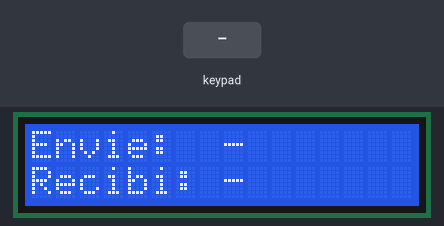
Bench run of a sketch on a simulated Arduino Mega 2560, built with avr-gcc and run on an emulated ATmega2560. Parts: 16×2 character LCD. Wiring (inferred from the signals the program sends): 4×4 keypad with keys 1 2 3 A 4 5 6 B 7 8 9 C * 0 # D: rows pin 49, pin 48, pin 47, pin 46; columns pin 42, pin 43, pin 44, pin 45; character LCD (HD44780): RS pin 37; E pin 36; data pin 22, pin 23, pin 24, pin 25, pin 26, pin 27, pin 28, pin 29. Inputs (shaded band) come from the test bench.

Above: at 1.2 s.
1.3 s: keypad keys 1 2 * pressed 0.4 s apart
At 3.0 s:
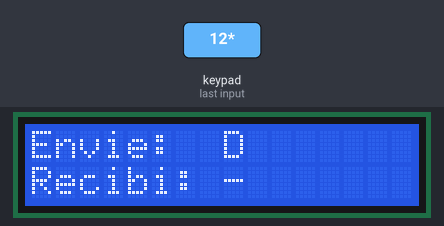
4.0 s: key '4' pressed
5.5 s: key '7' pressed
7.0 s: keypad keys 1 2 D pressed 0.4 s apart
At 8.7 s:
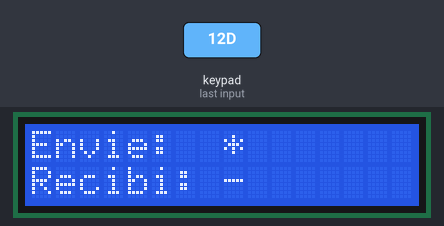
9.7 s: key '0' pressed
At 10.9 s:
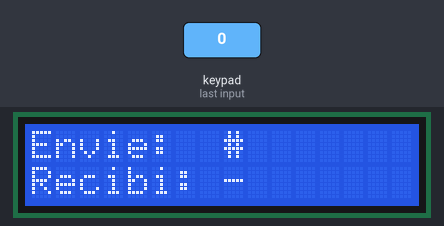
11.2 s: key '1' pressed
At 12.2 s:
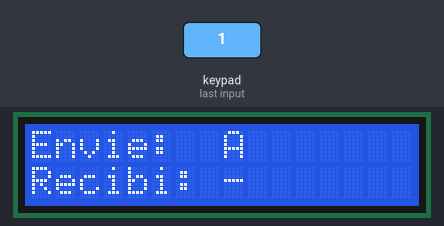
Timing chart, 0 to 13.7 s (numbered marks = the images above; inputs shaded):
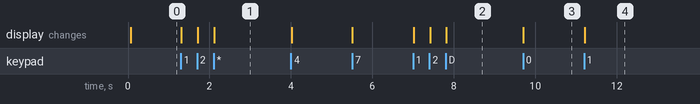

Measured:
- after the input at 1.3 s, the display: first changes at once (image 1 shows a later state)
- after the input at 7.0 s, the display: first changes at once (image 2 shows a later state)
- after the input at 9.7 s, the display: changes at once (image 3)
- after the input at 11.2 s, the display: changes at once (image 4)

The sketch:

esclavo_usart1.ino
```cpp
// =====================================================================
// REFERENCIA PROBADA EN EL ENTRENADOR (18-nov-2026). NO es parte del proyecto.
// De aquí se reutilizan, con los MISMOS nombres y estilo, el LCD
// (pulsoE, instruc, escrib, texto, lcd_iniciar) y el teclado no bloqueante
// (teclado_iniciar, teclado_escanear, teclado_nueva). La parte de USART1 no se usa.
// =====================================================================
// ESCLAVO - USART1 bidireccional - Arduino Mega 2560, 16 MHz
// El esclavo NUNCA habla por su cuenta: cada vez que le llega un byte del
// maestro, contesta de inmediato con su propia tecla (o 0 si no hay).
// La respuesta se da en la interrupción de "byte recibido" (USART1_RX_vect),
// así contesta a tiempo aunque el loop esté ocupado con el teclado o el LCD.
// Formato: 9600 baudios, 8N1. Tecla = código ASCII. 0 = "no hay tecla".
//
// LCD:  Envie:  A
//       Recibi: 5
// =====================================================================

#include <util/delay.h>
#include <avr/interrupt.h>

// ======================= LCD (PA = datos, PC0 = RS, PC1 = E) =======================
void pulsoE(void) {
  PORTC |= 0b00000010;      // E = 1
  _delay_us(1);
  PORTC &= ~0b00000010;     // E = 0 -> el LCD lee el bus
}
void instruc(uint8_t comando) {
  PORTA = comando;
  PORTC &= ~0b00000001;     // RS = 0: instrucción
  pulsoE();
  _delay_ms(2);
}
void escrib(uint8_t letra) {
  PORTA = letra;
  PORTC |= 0b00000001;      // RS = 1: dato
  pulsoE();
  _delay_us(50);
}
void texto(const char t[]) {
  uint8_t i = 0;
  while (t[i] != 0) {
    escrib(t[i]);
    i++;
  }
}
void lcd_iniciar(void) {
  DDRA = 0b11111111;
  DDRC |= 0b00000011;
  PORTC &= ~0b00000011;
  _delay_ms(50);
  instruc(0x38);            // 8 bits, 2 líneas
  instruc(0x0C);            // display ON, sin cursor
  instruc(0x06);            // incrementa
  instruc(0x01);            // borrar
}

// ======================= TECLADO (PL0..PL3 filas, PL4..PL7 columnas) =======================
const char teclas[4][4] = {
  {'1', '2', '3', 'A'},
  {'4', '5', '6', 'B'},
  {'7', '8', '9', 'C'},
  {'*', '0', '#', 'D'}
};
const uint8_t fila_activa[4] = {0b00000001, 0b00000010, 0b00000100, 0b00001000};
char tecla_anterior = 0;

void teclado_iniciar(void) {
  DDRL  = 0b00000000;       // todo entrada
  PORTL = 0b11110000;       // pull-ups internas SOLO en las columnas (PL4..PL7); filas en 0
}

// Revisa las 4 filas UNA vez. Devuelve la tecla presionada o 0 si no hay ninguna.
char teclado_escanear(void) {
  for (uint8_t fila = 0; fila < 4; fila++) {
    DDRL = fila_activa[fila];            // solo esta fila es salida, en 0
    _delay_us(10);
    uint8_t col = PINL & 0b11110000;
    DDRL = 0b00000000;
    if ((col & 0b00010000) == 0) return teclas[fila][0];
    if ((col & 0b00100000) == 0) return teclas[fila][1];
    if ((col & 0b01000000) == 0) return teclas[fila][2];
    if ((col & 0b10000000) == 0) return teclas[fila][3];
  }
  return 0;
}

// Devuelve la tecla SOLO en el momento en que se presiona (una vez por pulsación); si no, 0.
// No se queda esperando: así el programa sigue atendiendo la comunicación.
char teclado_nueva(void) {
  char actual = teclado_escanear();
  char nueva = 0;
  if (actual != 0 && tecla_anterior == 0) {
    nueva = actual;
  }
  tecla_anterior = actual;
  return nueva;
}

// ======================= USART1 =======================
void usart1_iniciar(void) {
  UBRR1H = 0;               // UBRR = 16 000 000 / (16 * 9600) - 1 = 103,17 -> 103
  UBRR1L = 103;
  UCSR1A = 0b00000000;      // velocidad normal
  UCSR1B = 0b10011000;      // RXCIE1 = 1 (bit 7): interrupción al recibir
                            // RXEN1  = 1 (bit 4): receptor
                            // TXEN1  = 1 (bit 3): transmisor
  UCSR1C = 0b00000110;      // 8N1
}

// Variables compartidas entre la interrupción y el loop: van "volatile"
volatile char pendiente = 0;        // tecla propia que falta por enviar
volatile uint8_t recibido = 0;      // último byte que mandó el maestro
volatile uint8_t hay_dato = 0;      // 1 = llegó algo nuevo del maestro

// Rutina corta, sin llamadas (regla de la profesora)
ISR(USART1_RX_vect)
{
  uint8_t estado = UCSR1A;          // errores antes que el dato
  recibido = UDR1;
  if (estado & 0b00011100) {        // FE1, DOR1, UPE1
    recibido = '?';
  }
  UDR1 = pendiente;                 // contestar de inmediato (el buffer está libre: solo
                                    // se transmite una vez por cada byte recibido)
  pendiente = 0;
  hay_dato = 1;
}

// ======================= PROGRAMA =======================
void setup() {
  lcd_iniciar();
  teclado_iniciar();
  usart1_iniciar();                 // el núcleo de Arduino ya habilitó las interrupciones (sei)
  instruc(0x80);  texto("Envie:  -");
  instruc(0xC0);  texto("Recibi: -");
}

void loop() {
  // 1. ¿Presionaron una tecla aquí? Se deja lista para el próximo turno del maestro.
  char tecla = teclado_nueva();
  if (tecla != 0) {
    pendiente = tecla;
    instruc(0x88);  escrib(tecla);  // línea 1, columna 8
  }

  // 2. ¿El maestro mandó algo? Mostrarlo si es una tecla (0 = no había tecla).
  if (hay_dato) {
    hay_dato = 0;
    if (recibido != 0) {
      instruc(0xC8);  escrib(recibido);   // línea 2, columna 8
    }
  }

  _delay_ms(20);                    // antirrebote del teclado
}
```
